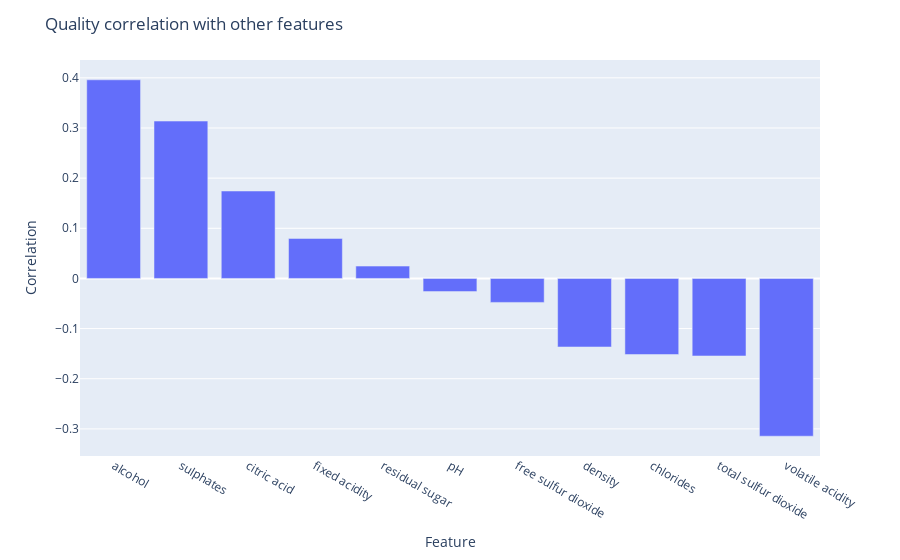

This figure's notebook cell:
### Code cell
# Plot quality corellation (kendall tau) with other features
corr = data.corr(method='kendall')
corr_quality = corr[TARGET].sort_values(ascending=False)
corr_quality = corr_quality.drop(TARGET)
corr_quality = corr_quality.to_frame()

fig = px.bar(corr_quality, x=corr_quality.index, y=TARGET)
fig.update_layout(title='Quality correlation with other features', xaxis_title='Feature', yaxis_title='Correlation')
fig.show()

### Figure 1 — Plotly figure (JSON) as saved in the notebook; plotly's stock layout.template omitted (floating-point values rounded to 4 significant figures)
{"data": [{"alignmentgroup": "True", "hovertemplate": "index=%{x}<br>quality=%{y}<extra></extra>", "legendgroup": "", "marker": {"color": "#636efa", "pattern": {"shape": ""}}, "name": "", "offsetgroup": "", "orientation": "v", "showlegend": false, "textposition": "auto", "type": "bar", "x": ["alcohol", "sulphates", "citric acid", "fixed acidity", "residual sugar", "pH", "free sulfur dioxide", "density", "chlorides", "total sulfur dioxide", "volatile acidity"], "xaxis": "x", "y": [0.3961, 0.3138, 0.1744, 0.0798, 0.02465, -0.02621, -0.04778, -0.1367, -0.1517, -0.1546, -0.3146], "yaxis": "y"}], "layout": {"barmode": "relative", "legend": {"tracegroupgap": 0}, "margin": {"t": 60}, "title": {"text": "Quality correlation with other features"}, "xaxis": {"anchor": "y", "domain": [0, 1], "title": {"text": "Feature"}}, "yaxis": {"anchor": "x", "domain": [0, 1], "title": {"text": "Correlation"}}}}
